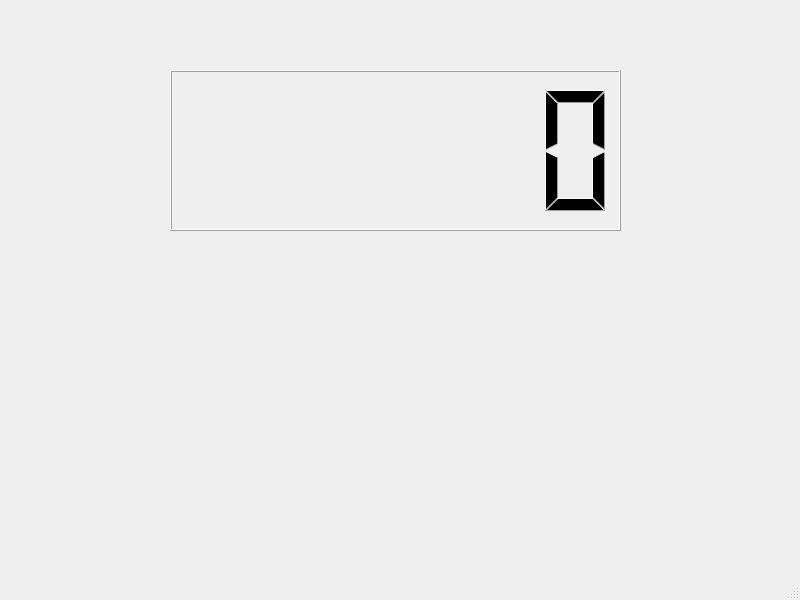
<?xml version="1.0" encoding="UTF-8"?>
<ui version="4.0">
 <class>MainWindow</class>
 <widget class="QMainWindow" name="MainWindow">
  <property name="geometry">
   <rect>
    <x>0</x>
    <y>0</y>
    <width>800</width>
    <height>600</height>
   </rect>
  </property>
  <property name="windowTitle">
   <string>MainWindow</string>
  </property>
  <widget class="QWidget" name="centralwidget">
   <widget class="QLCDNumber" name="lcdNumber">
    <property name="geometry">
     <rect>
      <x>170</x>
      <y>70</y>
      <width>451</width>
      <height>161</height>
     </rect>
    </property>
    <property name="digitCount">
     <number>6</number>
    </property>
   </widget>
  </widget>
  <widget class="QMenuBar" name="menubar">
   <property name="geometry">
    <rect>
     <x>0</x>
     <y>0</y>
     <width>800</width>
     <height>28</height>
    </rect>
   </property>
  </widget>
  <widget class="QStatusBar" name="statusbar"/>
 </widget>
 <resources/>
 <connections/>
</ui>
